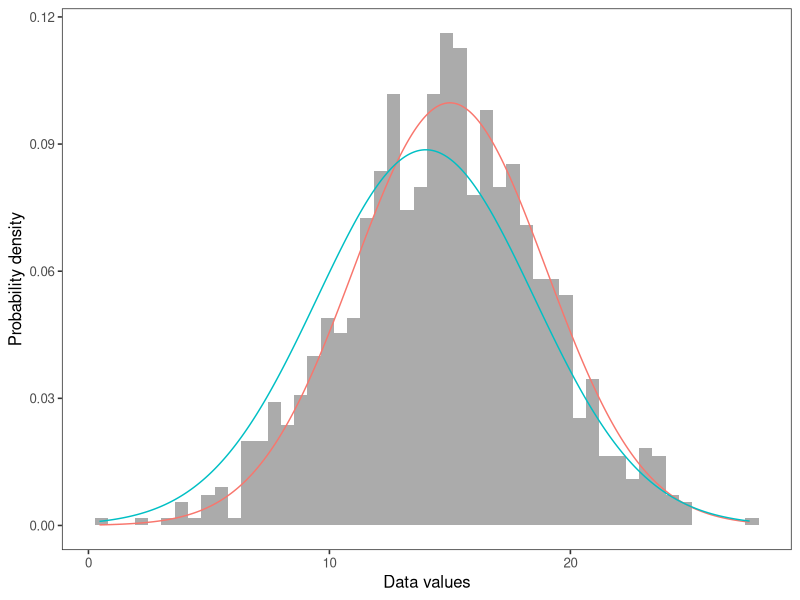

Recreate this plot in R.
## ---- chunk 1
knitr::opts_chunk$set(echo = TRUE)
library(ggplot2)
## ---- chunk 2
set.seed(8675301)
df_prob <- data.frame(value = rnorm(1000, mean = 15, sd = 4))

ggplot(df_prob) +
  geom_histogram(aes(x = value, 
                     y = ..density..),
                     alpha = 0.5,
                 bins = 50) +
  stat_function(fun = dnorm, n = 1000, args = list(mean = 15, sd = 4),
                aes(color = "a"), ) +
  stat_function(fun = dnorm, n = 1000, args = list(mean = 14, sd = 4.5),
                aes(color = "b")) +  
  ylab("Probability density") +
  xlab("Data values") +
  theme_bw(base_size = 12) +
  theme(panel.grid = element_blank()) +
  guides(color = "none")
